Frame 1 (no input): blank canvas, image omitted
Frame 60 (no input): blank canvas, image omitted
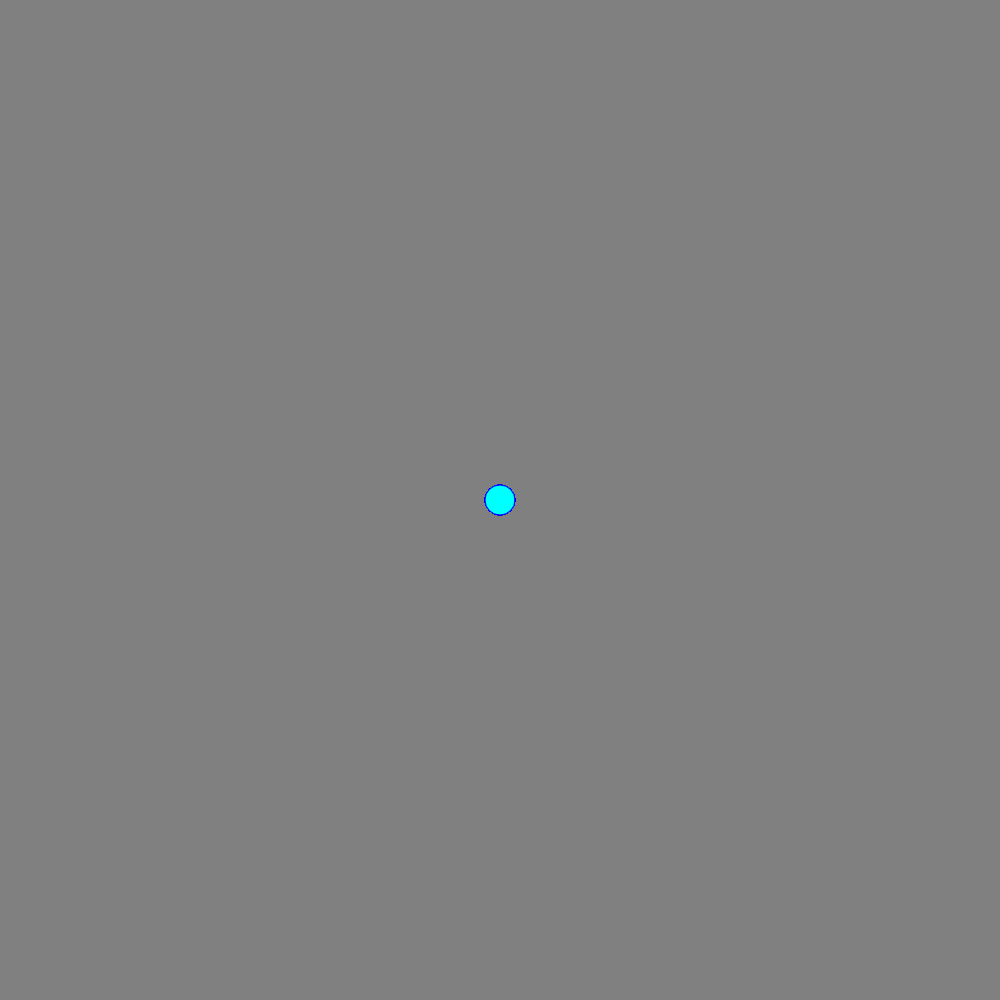
Frame 120 (the mouse pressed at the canvas centre since frame 60)

The p5.js sketch whose frames 1 and 60 were blank and that drew this single picture after the mouse press (run headless with seeded random() and noise() and a simulated clock; from frame 60 on, the mouse is pressed at the canvas centre):

// p5.js sketch
// ── sketch.js
function setup() {
    createCanvas(1000, 1000);
    background("gray");
    
  }
  
  function draw() {
    
    stroke("blue");
    fill ("cyan");
    
    if(mouseIsPressed){
      circle(mouseX, mouseY, 30, 15);
    }
  }
